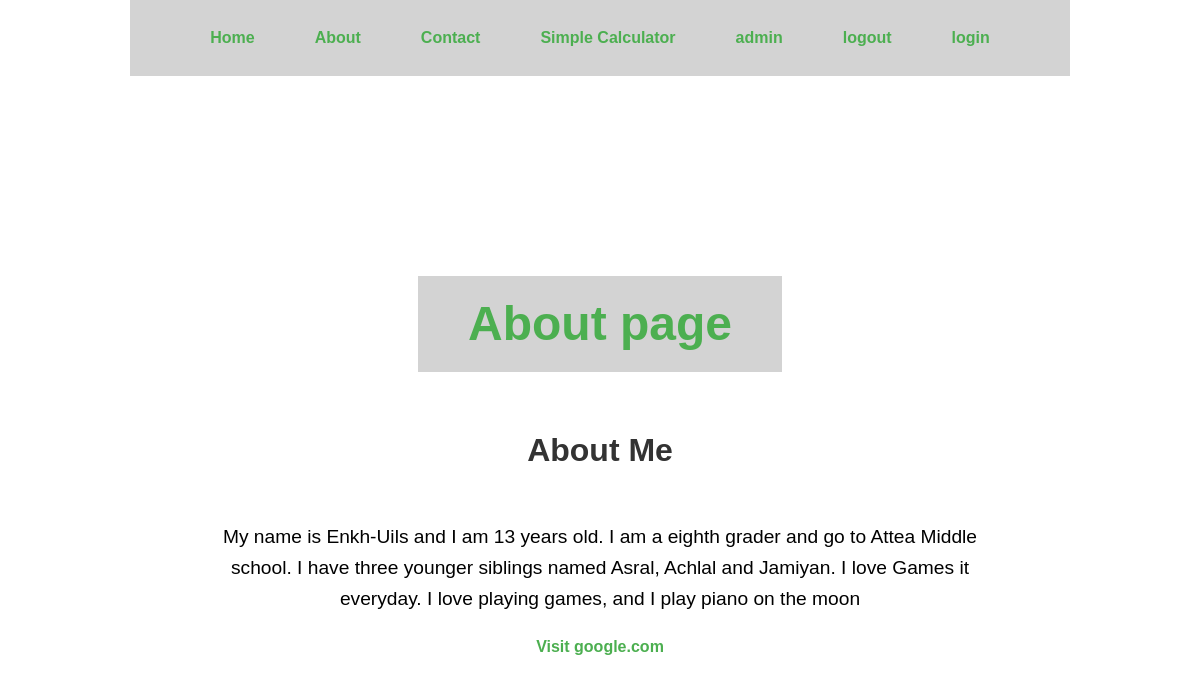
Page /about/ on the earlier database version.
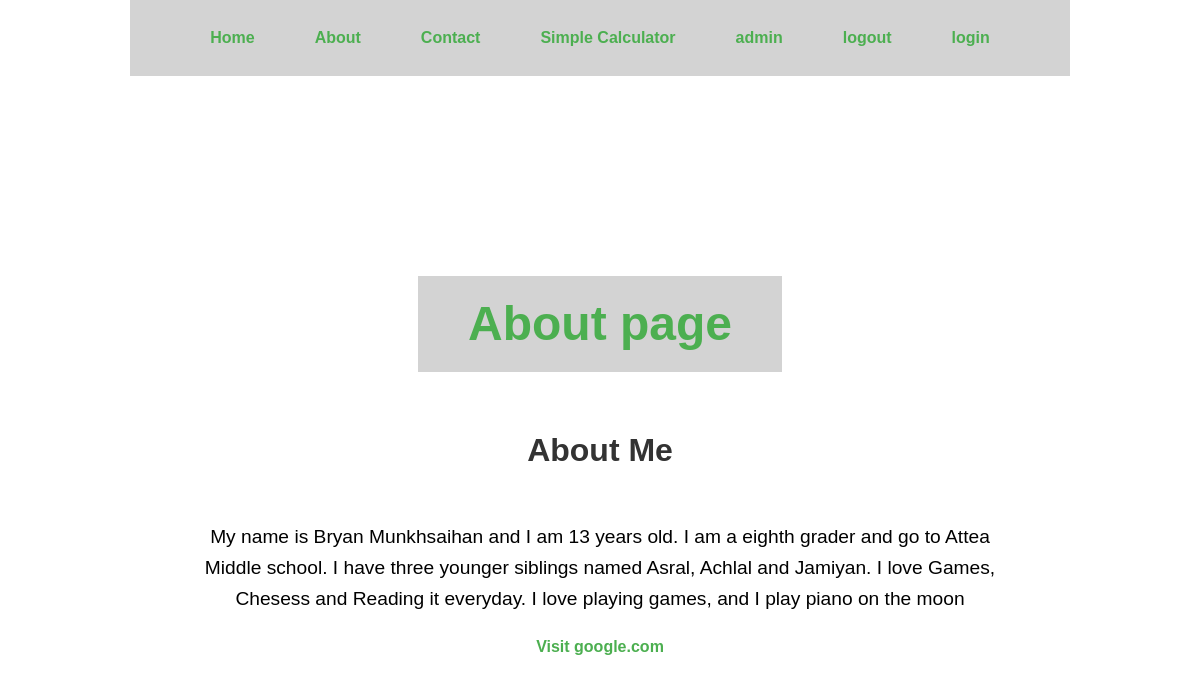
Same page on the later database version.
### db/models.py (models this page shows, shortened)
class Enkhuils(db.Model):
    id = db.Column(db.Integer, primary_key=True)
    name = db.Column(db.String(80), unique=True, nullable=False)
    dob = db.Column(db.String(120), nullable=True)
    hobby = db.Column(db.String(120), nullable=True)
    grade = db.Column(db.String(120), nullable=True)
    age = db.Column(db.String(120), nullable=True)

### routes/about.py (the view)
@about_bp.route('/')
def about():
    users = Enkhuils.query.first()
    f = "I love playing games, and I play piano on the moon"
    return render_template('about.html',
                           message=f,
                           name=users.name,
                           dob=users.dob,
                           hobby=users.hobby,
                           grade=users.grade,
                           age=users.age)

### templates/about.html (shortened to what this page needs)
{% extends "base.html" %}
{% block content %}
    <h1>About page</h1>
    <h2>About Me</h2>
    <p>My name is {{name}} and I am {{age}} years old. I am a eighth grader and go to Attea Middle school.
    I have three younger siblings named Asral, Achlal and Jamiyan. I love {{hobby}} it everyday. {{message}}</p>
    <a href="https://google.com" target="_blank">Visit google.com</a>
{% endblock %}

### templates/base.html (shortened to what this page needs)
<!DOCTYPE html>
<html>
<head>
    <link rel="stylesheet" href="{{ url_for('static', filename='style.css') }}">
</head>
<body>
    <nav>
       <a href="/">Home</a>
       <a href="/about">About</a>
       <a href="/contact">Contact</a>
       <a href="/calculator">Simple Calculator</a>
       <a href="/admin"> admin</a>
       <a href="/logout"> logout</a>
       <a href="/login"> login</a>
    </nav>
    {% block content %}{% endblock %}
</body>
</html>

### static/style.css (style rules this page uses)
body { background-color: #ffffff; font-family: 'Trebuchet MS', 'Lucida Sans Unicode', 'Lucida Grande', 'Lucida Sans', Arial, sans-serif; color: #000000; margin: 0; padding: 0; line-height: 1.6; }
nav { background-color: #d3d3d3; overflow: hidden; padding: 10px 50px; display: flex; justify-content: center; }
nav a { color: #4CAF50; text-decoration: none; padding: 15px 20px; margin: 0 10px; font-weight: bold; border-radius: 4px; transition: background-color 0.3s ease; }
h1 { background-color: #d3d3d3; padding: 10px 50px; color: #4CAF50; text-align: center; font-size: 3em; margin-top: 200px; }
h2 { color: #333; font-size: 2em; margin-top: 20px; }
p { font-size: 1.2em; margin: 20px auto; max-width: 800px; text-align: center; }
a { color: #4CAF50; text-decoration: none; font-weight: bold; }
body { display: flex; flex-direction: column; align-items: center; }

Differences in the rows shown:
removed Enkhuils: name "Enkh-Uils", age "13", hobby "Games"
added Enkhuils: name "Bryan Munkhsaihan", age "13", hobby "Games, Chesess and Reading"
